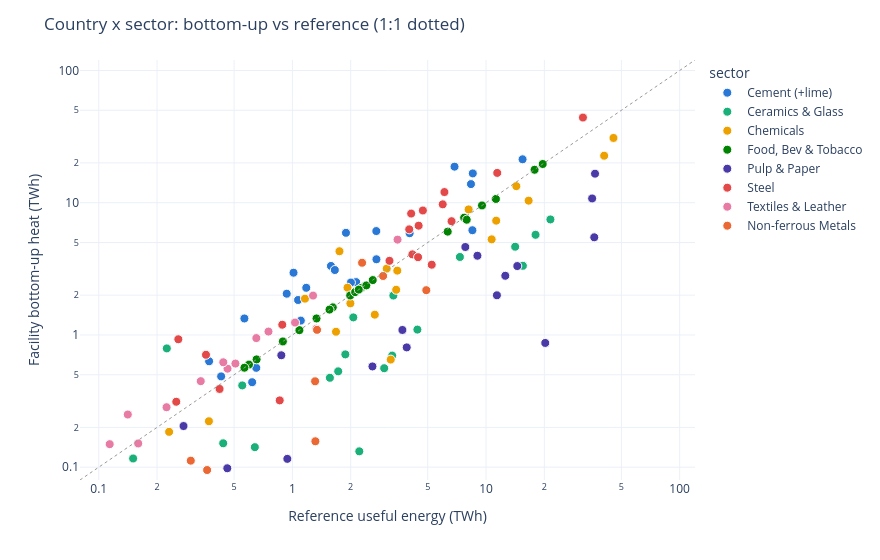

The code cell stored with this chart in its notebook:
### Markdown cell above
## Country x sector scatter

Each point is one country-sector cell (log-log; points on the diagonal agree with
the reference). Cells below 0.1 TWh reference are dropped.

### Code cell
sc = cmp[(cmp.reference_twh >= 0.1) & (cmp.bottom_up_twh > 0)].copy()
lim = [0.08, 120]
fig = px.scatter(
    sc, x="reference_twh", y="bottom_up_twh", color="sector", hover_name="cc",
    log_x=True, log_y=True, color_discrete_sequence=CAT8,
    labels={"reference_twh": "Reference useful energy (TWh)",
            "bottom_up_twh": "Facility bottom-up heat (TWh)"},
    hover_data={"coverage_pct": ":.0f"},
)
fig.add_shape(type="line", x0=lim[0], y0=lim[0], x1=lim[1], y1=lim[1],
              line=dict(color="#9a9a94", dash="dot", width=1))
fig.update_traces(marker=dict(size=9, line=dict(width=1, color="white")))
fig.update_layout(title="Country x sector: bottom-up vs reference (1:1 dotted)",
                  template="plotly_white", height=560, width=880,
                  xaxis_range=np.log10(lim), yaxis_range=np.log10(lim))
fig.show()

### Figure 1 — Plotly figure (JSON) as saved in the notebook; plotly's stock layout.template omitted (floating-point values rounded to 4 significant figures)
{"data": [{"customdata": [[117.6], [137.5], [171.7], [86.64], [124.2], [137.9], [116.1], [225.0], [272.4], [235.8], [165.5], [192.7], [291.6], [210.2], [194.9], [70.87], [5.45], [113.4], [72.84], [313.1], [145.9], [219.3], [170.3], [187.0]], "hovertemplate": "<b>%{hovertext}</b><br><br>sector=Cement (+lime)<br>Reference useful energy (TWh)=%{x}<br>Facility bottom-up heat (TWh)=%{y}<br>coverage_pct=%{customdata[0]:.0f}<extra></extra>", "hovertext": ["AT", "BE", "BG", "CY", "CZ", "DE", "DK", "EL", "ES", "FI", "FR", "HR", "HU", "IE", "IT", "LT", "LU", "LV", "PL", "PT", "RO", "SE", "SI", "SK"], "legendgroup": "Cement (+lime)", "marker": {"color": "#2a78d6", "line": {"color": "white", "width": 1}, "size": 9, "symbol": "circle"}, "mode": "markers", "name": "Cement (+lime)", "orientation": "v", "showlegend": true, "type": "scatter", "x": [2.135, 2.717, 1.07, 0.651, 2.006, 15.44, 1.105, 2.713, 6.875, 0.565, 8.36, 1.179, 1.013, 1.582, 8.545, 0.6196, 0.4354, 0.4285, 8.503, 1.891, 4.032, 0.9348, 0.3714, 1.656], "xaxis": "x", "y": [2.51, 3.734, 1.837, 0.564, 2.491, 21.29, 1.283, 6.104, 18.73, 1.332, 13.83, 2.273, 2.955, 3.324, 16.66, 0.4392, 0.02373, 0.486, 6.194, 5.922, 5.882, 2.05, 0.6323, 3.097], "yaxis": "y"}, {"customdata": [[18.8], [24.83], [37.99], [59.8], [34.76], [5.949], [21.52], [32.87], [30.77], [31.74], [77.34], [352.0], [65.82], [53.03], [21.3], [30.37], [34.52], [75.38], [22.15]], "hovertemplate": "<b>%{hovertext}</b><br><br>sector=Ceramics & Glass<br>Reference useful energy (TWh)=%{x}<br>Facility bottom-up heat (TWh)=%{y}<br>coverage_pct=%{customdata[0]:.0f}<extra></extra>", "hovertext": ["AT", "BE", "BG", "CZ", "DE", "DK", "ES", "FR", "HU", "IT", "LT", "LU", "NL", "PL", "PT", "RO", "SE", "SI", "SK"], "legendgroup": "Ceramics & Glass", "marker": {"color": "#1baf7a", "line": {"color": "white", "width": 1}, "size": 9, "symbol": "circle"}, "mode": "markers", "name": "Ceramics & Glass", "orientation": "v", "showlegend": true, "type": "scatter", "x": [2.979, 4.42, 1.877, 3.321, 21.5, 2.215, 15.5, 14.14, 1.724, 18.02, 0.1505, 0.2247, 2.063, 7.329, 3.276, 1.562, 0.4391, 0.5508, 0.6398], "xaxis": "x", "y": [0.5602, 1.097, 0.7129, 1.986, 7.473, 0.1318, 3.335, 4.648, 0.5305, 5.719, 0.1164, 0.7908, 1.358, 3.887, 0.6977, 0.4744, 0.1516, 0.4152, 0.1417], "yaxis": "y"}, {"customdata": [[88.01], [62.42], [245.5], [63.92], [67.85], [80.14], [64.82], [53.43], [93.05], [60.04], [103.4], [49.4], [62.96], [55.64], [109.4], [162.0], [20.22], [118.2], [86.96]], "hovertemplate": "<b>%{hovertext}</b><br><br>sector=Chemicals<br>Reference useful energy (TWh)=%{x}<br>Facility bottom-up heat (TWh)=%{y}<br>coverage_pct=%{customdata[0]:.0f}<extra></extra>", "hovertext": ["AT", "BE", "BG", "CZ", "DE", "EL", "ES", "FI", "FR", "HR", "HU", "IT", "LT", "NL", "PL", "PT", "RO", "SE", "SK"], "legendgroup": "Chemicals", "marker": {"color": "#eda100", "line": {"color": "white", "width": 1}, "size": 9, "symbol": "circle"}, "mode": "markers", "name": "Chemicals", "orientation": "v", "showlegend": true, "type": "scatter", "x": [3.481, 16.6, 1.75, 3.436, 45.52, 0.2308, 11.28, 2.664, 14.34, 0.3706, 3.07, 10.69, 1.68, 40.75, 8.13, 1.161, 3.22, 1.926, 1.993], "xaxis": "x", "y": [3.064, 10.36, 4.296, 2.196, 30.88, 0.185, 7.315, 1.423, 13.34, 0.2225, 3.173, 5.282, 1.057, 22.67, 8.897, 1.882, 0.6511, 2.277, 1.733], "yaxis": "y"}, {"customdata": [[100.0], [95.31], [100.0], [100.0], [100.0], [98.35], [100.0], [100.0], [100.0], [99.65], [100.0], [100.0], [100.0], [94.91], [100.0], [100.0], [93.6], [100.0], [100.0], [100.0], [100.0]], "hovertemplate": "<b>%{hovertext}</b><br><br>sector=Food, Bev & Tobacco<br>Reference useful energy (TWh)=%{x}<br>Facility bottom-up heat (TWh)=%{y}<br>coverage_pct=%{customdata[0]:.0f}<extra></extra>", "hovertext": ["AT", "BE", "BG", "CZ", "DE", "DK", "EL", "ES", "FI", "FR", "HR", "HU", "IE", "IT", "LT", "NL", "PL", "PT", "RO", "SE", "SK"], "legendgroup": "Food, Bev & Tobacco", "marker": {"color": "#008300", "line": {"color": "white", "width": 1}, "size": 9, "symbol": "circle"}, "mode": "markers", "name": "Food, Bev & Tobacco", "orientation": "v", "showlegend": true, "type": "scatter", "x": [1.988, 6.34, 0.893, 2.27, 19.62, 2.409, 1.617, 9.533, 1.332, 17.81, 0.5968, 2.599, 2.109, 11.25, 0.6534, 7.709, 7.945, 1.555, 2.202, 1.087, 0.5653], "xaxis": "x", "y": [1.988, 6.043, 0.893, 2.27, 19.62, 2.369, 1.617, 9.533, 1.332, 17.75, 0.5968, 2.599, 2.109, 10.67, 0.6534, 7.709, 7.436, 1.555, 2.202, 1.087, 0.5653], "yaxis": "y"}, {"customdata": [[22.28], [20.68], [80.06], [29.48], [15.11], [74.71], [17.53], [45.35], [22.89], [21.28], [4.133], [4.302], [44.0], [59.15], [30.49], [12.27], [22.31]], "hovertemplate": "<b>%{hovertext}</b><br><br>sector=Pulp & Paper<br>Reference useful energy (TWh)=%{x}<br>Facility bottom-up heat (TWh)=%{y}<br>coverage_pct=%{customdata[0]:.0f}<extra></extra>", "hovertext": ["AT", "BE", "BG", "CZ", "DE", "EE", "ES", "FI", "FR", "HR", "HU", "IT", "PL", "PT", "SE", "SI", "SK"], "legendgroup": "Pulp & Paper", "marker": {"color": "#4a3aa7", "line": {"color": "white", "width": 1}, "size": 9, "symbol": "circle"}, "mode": "markers", "name": "Pulp & Paper", "orientation": "v", "showlegend": true, "type": "scatter", "x": [12.58, 3.894, 0.8766, 3.7, 36.22, 0.274, 11.38, 36.55, 14.5, 0.4611, 1.44, 20.22, 9.028, 7.818, 35.31, 0.9417, 2.591], "xaxis": "x", "y": [2.802, 0.8052, 0.7018, 1.09, 5.474, 0.2047, 1.995, 16.58, 3.319, 0.09813, 0.0595, 0.8699, 3.972, 4.624, 10.77, 0.1156, 0.5779], "yaxis": "y"}, {"customdata": [[185.1], [149.4], [124.3], [64.81], [139.2], [360.2], [162.7], [114.6], [197.4], [37.21], [147.0], [134.8], [201.7], [109.2], [197.8], [97.66], [156.7], [92.82], [86.9]], "hovertemplate": "<b>%{hovertext}</b><br><br>sector=Steel<br>Reference useful energy (TWh)=%{x}<br>Facility bottom-up heat (TWh)=%{y}<br>coverage_pct=%{customdata[0]:.0f}<extra></extra>", "hovertext": ["AT", "BE", "BG", "CZ", "DE", "EL", "ES", "FI", "FR", "HU", "IT", "LU", "NL", "PL", "PT", "RO", "SE", "SI", "SK"], "legendgroup": "Steel", "marker": {"color": "#e34948", "line": {"color": "white", "width": 1}, "size": 9, "symbol": "circle"}, "mode": "markers", "name": "Steel", "orientation": "v", "showlegend": true, "type": "scatter", "x": [4.719, 4.487, 0.2514, 5.242, 31.66, 0.2576, 5.975, 3.173, 6.098, 0.86, 11.43, 0.8866, 4.105, 6.636, 0.3579, 4.166, 4.012, 0.4207, 4.455], "xaxis": "x", "y": [8.733, 6.703, 0.3125, 3.397, 44.05, 0.9278, 9.721, 3.634, 12.04, 0.32, 16.8, 1.195, 8.279, 7.248, 0.708, 4.068, 6.287, 0.3905, 3.872], "yaxis": "y"}, {"customdata": [[126.9], [120.2], [94.59], [145.4], [155.2], [177.1], [120.2], [140.9], [150.6], [131.1], [133.0], [141.3], [83.98], [119.6]], "hovertemplate": "<b>%{hovertext}</b><br><br>sector=Textiles & Leather<br>Reference useful energy (TWh)=%{x}<br>Facility bottom-up heat (TWh)=%{y}<br>coverage_pct=%{customdata[0]:.0f}<extra></extra>", "hovertext": ["AT", "BE", "BG", "CZ", "DE", "EL", "ES", "FR", "IT", "LT", "NL", "PL", "PT", "RO"], "legendgroup": "Textiles & Leather", "marker": {"color": "#e87ba4", "line": {"color": "white", "width": 1}, "size": 9, "symbol": "circle"}, "mode": "markers", "name": "Textiles & Leather", "orientation": "v", "showlegend": true, "type": "scatter", "x": [0.2239, 0.4622, 0.1598, 0.6513, 1.279, 0.1412, 1.032, 0.7524, 3.492, 0.1139, 0.3362, 0.4396, 1.329, 0.5079], "xaxis": "x", "y": [0.2841, 0.5557, 0.1511, 0.9469, 1.985, 0.2502, 1.241, 1.06, 5.258, 0.1493, 0.4473, 0.6213, 1.116, 0.6073], "yaxis": "y"}, {"customdata": [[44.35], [11.95], [94.93], [34.06], [153.5], [37.5], [81.54], [26.23], [5.175], [22.86]], "hovertemplate": "<b>%{hovertext}</b><br><br>sector=Non-ferrous Metals<br>Reference useful energy (TWh)=%{x}<br>Facility bottom-up heat (TWh)=%{y}<br>coverage_pct=%{customdata[0]:.0f}<extra></extra>", "hovertext": ["DE", "EL", "ES", "FR", "IE", "NL", "RO", "SE", "SI", "SK"], "legendgroup": "Non-ferrous Metals", "marker": {"color": "#eb6834", "line": {"color": "white", "width": 1}, "size": 9, "symbol": "circle"}, "mode": "markers", "name": "Non-ferrous Metals", "orientation": "v", "showlegend": true, "type": "scatter", "x": [4.915, 1.314, 2.94, 1.31, 2.29, 0.2987, 1.341, 0.3627, 0.2457, 0.2233], "xaxis": "x", "y": [2.18, 0.157, 2.791, 0.4462, 3.515, 0.112, 1.093, 0.09516, 0.01271, 0.05103], "yaxis": "y"}], "layout": {"height": 560, "legend": {"title": {"text": "sector"}, "tracegroupgap": 0}, "margin": {"t": 60}, "shapes": [{"line": {"color": "#9a9a94", "dash": "dot", "width": 1}, "type": "line", "x0": 0.08, "x1": 120, "y0": 0.08, "y1": 120}], "title": {"text": "Country x sector: bottom-up vs reference (1:1 dotted)"}, "width": 880, "xaxis": {"anchor": "y", "domain": [0, 1], "range": [-1.097, 2.079], "title": {"text": "Reference useful energy (TWh)"}, "type": "log"}, "yaxis": {"anchor": "x", "domain": [0, 1], "range": [-1.097, 2.079], "title": {"text": "Facility bottom-up heat (TWh)"}, "type": "log"}}}
